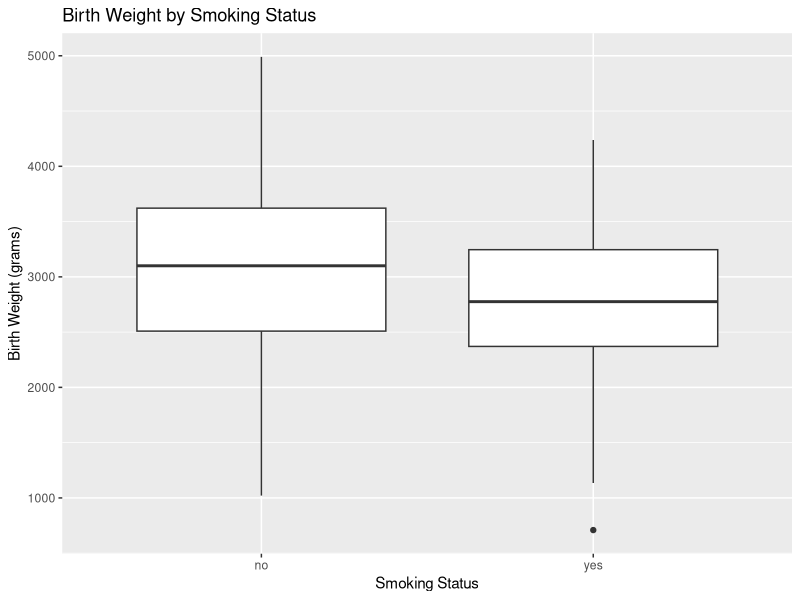
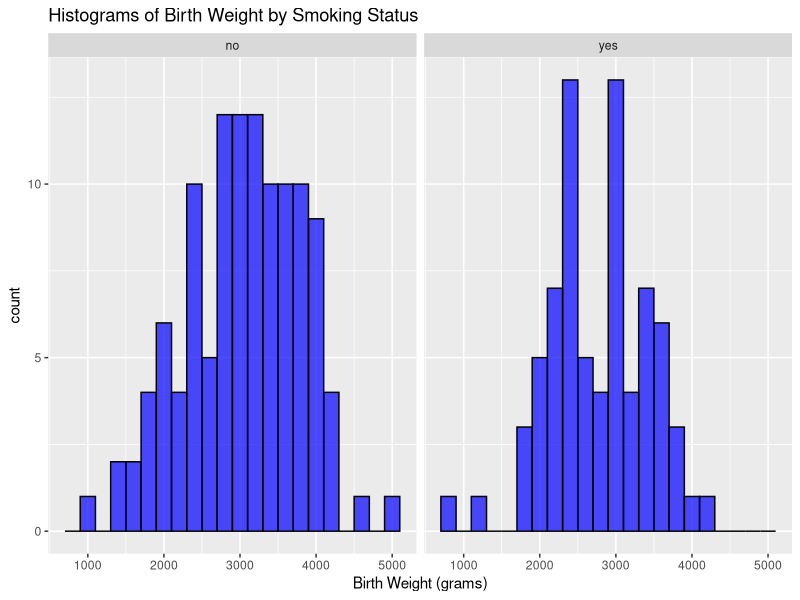
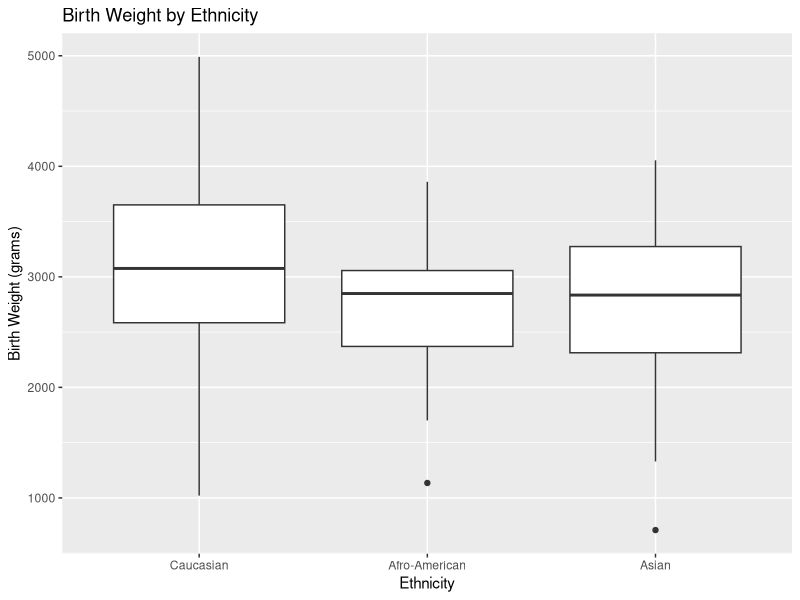
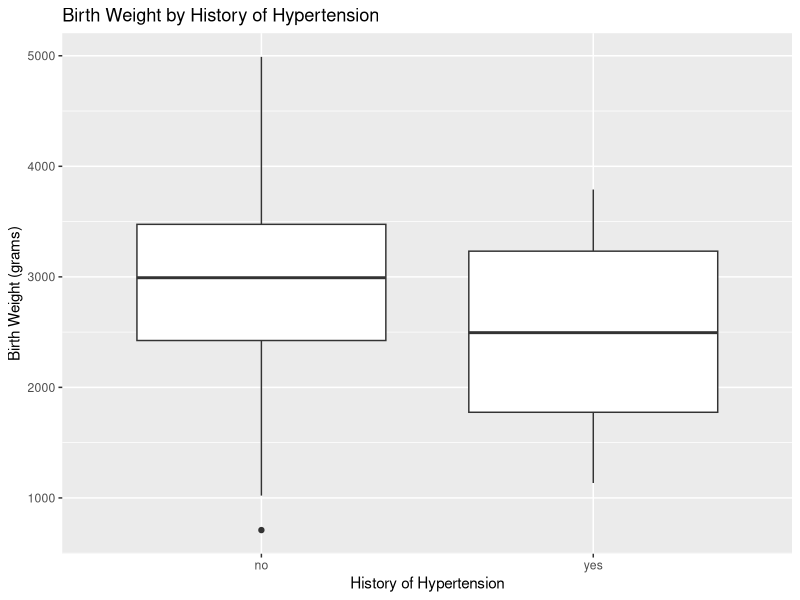
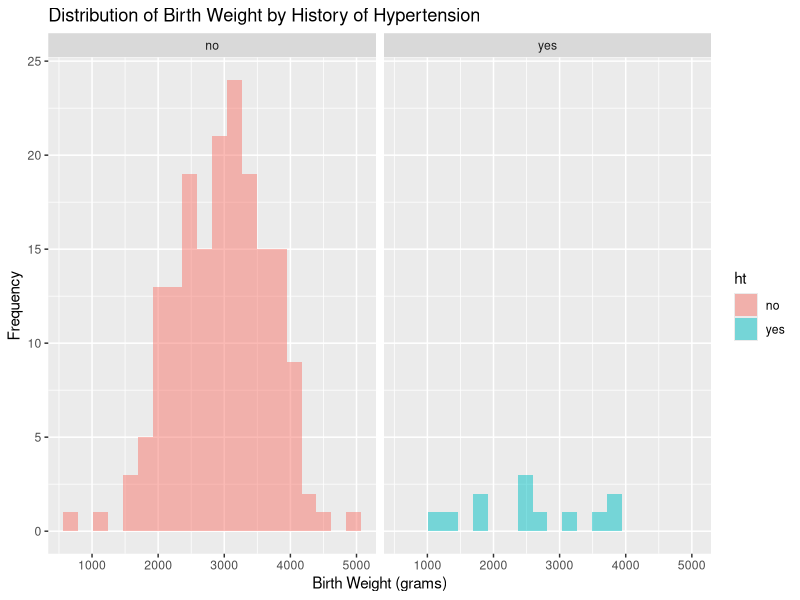
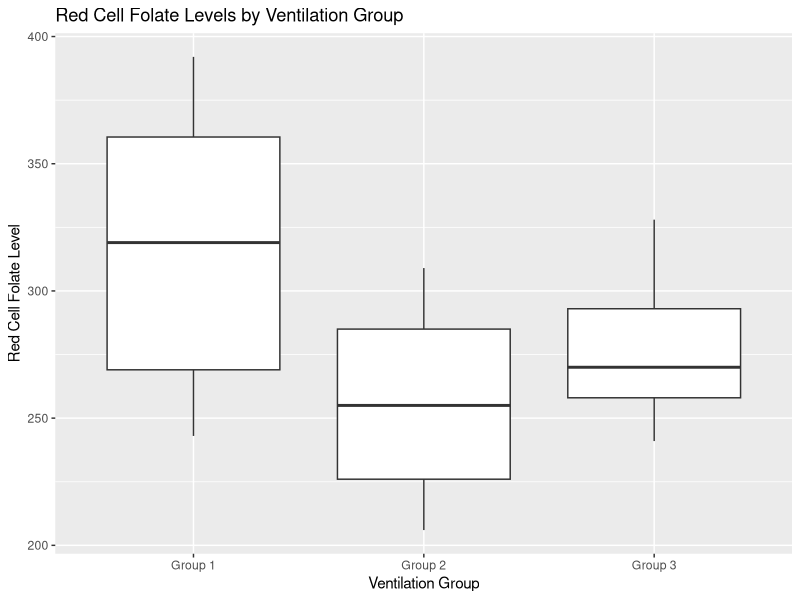

R code for these plots, in order:
## ---- chunk 1
#| label: setup
#| include: false

# configure global options for R code chunks:
# warning = F to suppress the display of warning messages generated during the execution of code chunks
# message = F to suppress the display of messages produced during the execution of code chunks
knitr::opts_chunk$set(warning = FALSE, message = FALSE, eval=TRUE)
## ---- chunk 2
#| include: false

library(haven)
library(dplyr)
library(ggplot2)
library(car)

# Load the dataset
lowbwt <- read_sav("datasets/lowbwt.sav")

# Convert all variables to factors where needed
lowbwt <- lowbwt %>% mutate(across(where(is.labelled), as_factor))
## ---- chunk 3
# Create boxplot comparing birth weights for mothers who smoked and those who did not
ggplot(lowbwt, aes(x = smoke, y = bwt)) +
  geom_boxplot() +
  labs(x = "Smoking Status", y = "Birth Weight (grams)", title = "Birth Weight by Smoking Status")
## ---- chunk 4
# Perform independent samples t-test
independent_t_test <- t.test(bwt ~ smoke, data = lowbwt, var.equal = TRUE)

# Print results
print(independent_t_test)
## ---- chunk 5
# Create histograms of birth weight by smoking status
ggplot(lowbwt, aes(x = bwt)) +
  geom_histogram(binwidth = 200, fill = "blue", colour="black", alpha = 0.7) +
  facet_wrap(~smoke) +
  labs(x = "Birth Weight (grams)", title = "Histograms of Birth Weight by Smoking Status")
## ---- chunk 6
# Perform Levene's test for homogeneity of variances
levene_test <- leveneTest(bwt ~ smoke, data = lowbwt)
levene_test
## ---- chunk 7
# Calculate summary statistics by smoking status
summary_stats <- lowbwt %>%
  group_by(smoke) %>%
  summarise(mean = mean(bwt), sd = sd(bwt), n = n())
summary_stats
## ---- chunk 8
# Perform Mann-Whitney U test
wilcoxon_test <- wilcox.test(bwt ~ smoke, data = lowbwt)
wilcoxon_test
## ---- chunk 9
# Create boxplot comparing birth weights across ethnic groups
ggplot(lowbwt, aes(x = ethnicity, y = bwt)) +
  geom_boxplot() +
  labs(x = "Ethnicity", y = "Birth Weight (grams)", title = "Birth Weight by Ethnicity")
## ---- chunk 10
# Perform One-Way ANOVA
anova_result <- aov(bwt ~ ethnicity, data = lowbwt)

# Print summary of ANOVA
summary(anova_result)
## ---- chunk 11
# Perform pairwise comparisons with Bonferroni correction
posthoc <- pairwise.t.test(lowbwt$bwt, lowbwt$ethnicity, p.adjust.method = "bonferroni")
posthoc
## ---- chunk 12
# Perform Kruskal-Wallis test
kruskal_test <- kruskal.test(bwt ~ ethnicity, data = lowbwt)
kruskal_test
## ---- chunk 13
# Create boxplot comparing birth weights by history of hypertension
ggplot(lowbwt, aes(x = ht, y = bwt)) +
  geom_boxplot() +
  labs(x = "History of Hypertension", y = "Birth Weight (grams)", title = "Birth Weight by History of Hypertension")

# Perform independent samples t-test
t_test <- t.test(bwt ~ ht, data = lowbwt, var.equal = TRUE)
t_test

# Create histograms to check normality
ggplot(lowbwt, aes(x = bwt, fill = ht)) +
  geom_histogram(position = "identity", alpha = 0.5, bins = 20) +
  facet_wrap(~ht) +
  labs(x = "Birth Weight (grams)", y = "Frequency", title = "Distribution of Birth Weight by History of Hypertension")

# Perform Levene's test for homogeneity of variances
levene_test <- leveneTest(bwt ~ ht, data = lowbwt)
levene_test
## ---- chunk 14
# Perform Mann-Whitney U test
wilcox_test <- wilcox.test(bwt ~ ht, data = lowbwt)
wilcox_test
## ---- chunk 15
#| echo: false

df <- read_sav("datasets/ex5_6.sav")
df$group <- factor(df$group, levels = c(1, 2, 3), labels = c("Group 1", "Group 2", "Group 3"))

ggplot(df, aes(x = group, y = rcfl)) +
  geom_boxplot() +
  labs(x = "Ventilation Group", y = "Red Cell Folate Level", title = "Red Cell Folate Levels by Ventilation Group")
## ---- chunk 16
#| echo: false

aov(rcfl ~ group, data = df)  |> 
  summary()

leveneTest(rcfl ~ group, data = df)
## ---- chunk 17
#| echo: false

df$log_rcfl <- log(df$rcfl)
aov(log_rcfl ~ group, data = df)  |> 
  summary()

leveneTest(log_rcfl ~ group, data = df)

## ---- chunk 18
# Untransformed data
pairwise.t.test(df$rcfl, df$group, p.adj = "bonf") 

# Log-transformed data
pairwise.t.test(df$log_rcfl, df$group, p.adj = "bonf")
## ---- chunk 19
kruskal.test(rcfl ~ group, data = df)
